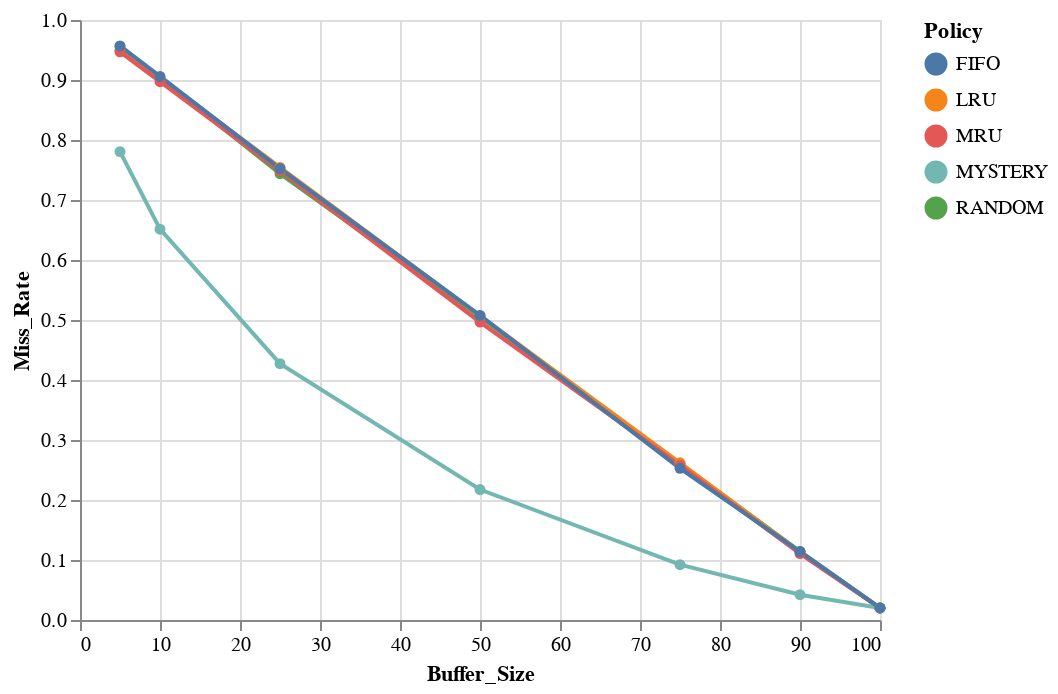

Here is the notebook cell this chart was saved with:
### Code cell
rand_workload = randomWorkload( dataSize, 5000, seed='iLoveDatabases')
df = run_policies(rand_workload)
print(df)

# display chart
alt.Chart(df).mark_line(point=True).encode(x='Buffer_Size:Q', y='Miss_Rate:Q', color='Policy')

### Figure 1 — Vega-Lite specification as saved in the notebook (floating-point values rounded to 4 significant figures)
{"config": {"view": {"continuousWidth": 400, "continuousHeight": 300}}, "data": {"name": "data-ae6c779c5a2c5aa79dab4589095352e9"}, "mark": {"type": "line", "point": true}, "encoding": {"color": {"type": "nominal", "field": "Policy"}, "x": {"type": "quantitative", "field": "Buffer_Size"}, "y": {"type": "quantitative", "field": "Miss_Rate"}}, "$schema": "https://vega.github.io/schema/vega-lite/v4.8.1.json", "datasets": {"data-ae6c779c5a2c5aa79dab4589095352e9": [{"Policy": "RANDOM", "Buffer_Size": 5, "Miss_Rate": 0.9496}, {"Policy": "RANDOM", "Buffer_Size": 10, "Miss_Rate": 0.9028}, {"Policy": "RANDOM", "Buffer_Size": 25, "Miss_Rate": 0.7438}, {"Policy": "RANDOM", "Buffer_Size": 50, "Miss_Rate": 0.505}, {"Policy": "RANDOM", "Buffer_Size": 75, "Miss_Rate": 0.2606}, {"Policy": "RANDOM", "Buffer_Size": 90, "Miss_Rate": 0.1142}, {"Policy": "RANDOM", "Buffer_Size": 100, "Miss_Rate": 0.02}, {"Policy": "LRU", "Buffer_Size": 5, "Miss_Rate": 0.956}, {"Policy": "LRU", "Buffer_Size": 10, "Miss_Rate": 0.9034}, {"Policy": "LRU", "Buffer_Size": 25, "Miss_Rate": 0.7544}, {"Policy": "LRU", "Buffer_Size": 50, "Miss_Rate": 0.507}, {"Policy": "LRU", "Buffer_Size": 75, "Miss_Rate": 0.262}, {"Policy": "LRU", "Buffer_Size": 90, "Miss_Rate": 0.1134}, {"Policy": "LRU", "Buffer_Size": 100, "Miss_Rate": 0.02}, {"Policy": "MRU", "Buffer_Size": 5, "Miss_Rate": 0.947}, {"Policy": "MRU", "Buffer_Size": 10, "Miss_Rate": 0.8972}, {"Policy": "MRU", "Buffer_Size": 25, "Miss_Rate": 0.7484}, {"Policy": "MRU", "Buffer_Size": 50, "Miss_Rate": 0.4966}, {"Policy": "MRU", "Buffer_Size": 75, "Miss_Rate": 0.2578}, {"Policy": "MRU", "Buffer_Size": 90, "Miss_Rate": 0.1108}, {"Policy": "MRU", "Buffer_Size": 100, "Miss_Rate": 0.02}, {"Policy": "MYSTERY", "Buffer_Size": 5, "Miss_Rate": 0.7806}, {"Policy": "MYSTERY", "Buffer_Size": 10, "Miss_Rate": 0.6514}, {"Policy": "MYSTERY", "Buffer_Size": 25, "Miss_Rate": 0.4272}, {"Policy": "MYSTERY", "Buffer_Size": 50, "Miss_Rate": 0.2174}, {"Policy": "MYSTERY", "Buffer_Size": 75, "Miss_Rate": 0.0922}, {"Policy": "MYSTERY", "Buffer_Size": 90, "Miss_Rate": 0.0422}, {"Policy": "MYSTERY", "Buffer_Size": 100, "Miss_Rate": 0.02}, {"Policy": "FIFO", "Buffer_Size": 5, "Miss_Rate": 0.9568}, {"Policy": "FIFO", "Buffer_Size": 10, "Miss_Rate": 0.906}, {"Policy": "FIFO", "Buffer_Size": 25, "Miss_Rate": 0.7524}, {"Policy": "FIFO", "Buffer_Size": 50, "Miss_Rate": 0.5076}, {"Policy": "FIFO", "Buffer_Size": 75, "Miss_Rate": 0.2528}, {"Policy": "FIFO", "Buffer_Size": 90, "Miss_Rate": 0.114}, {"Policy": "FIFO", "Buffer_Size": 100, "Miss_Rate": 0.02}]}}
